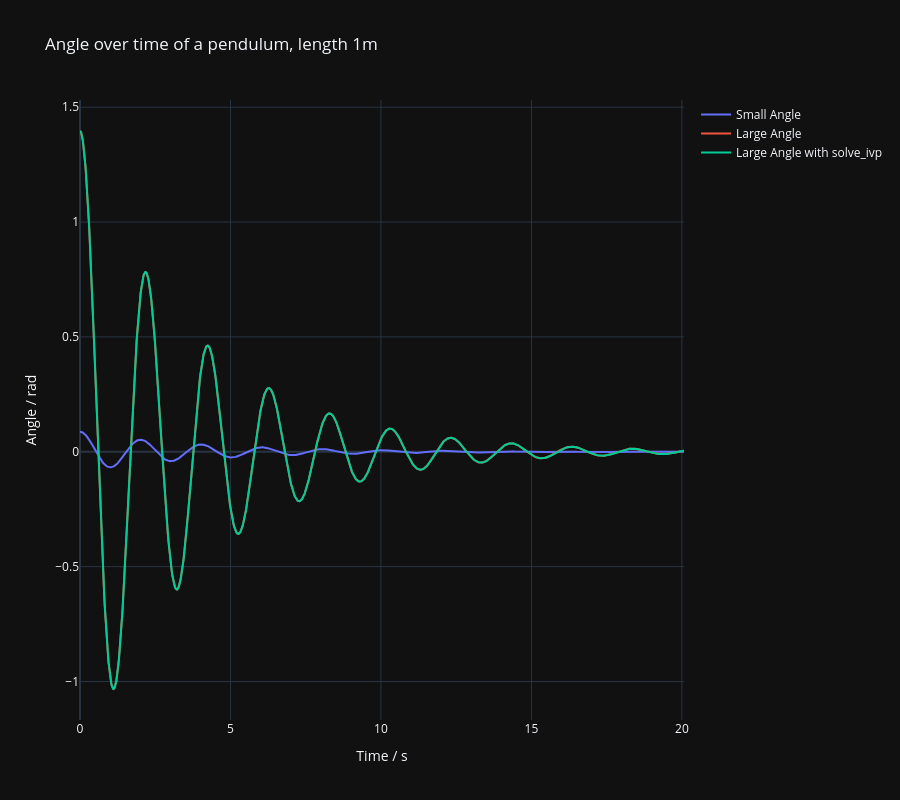

Here is the notebook cell this chart was saved with:
### Markdown cell above
# Plot of Angle vs Time

### Code cell
fig = sp.make_subplots(
    rows=1,
    cols=1, 
)

# Displacement 
fig.add_trace(go.Scatter(x=t, y=angles_small, name="Small Angle"), row=1, col=1)
fig.add_trace(go.Scatter(x=t, y=angles_large, name="Large Angle"), row=1, col=1)
fig.add_trace(go.Scatter(x=solution.t, y=solution.y[0], name="Large Angle with solve_ivp"), row=1, col=1)

fig.update_xaxes(title_text="Time / s", col=1)
fig.update_yaxes(title_text="Angle / rad", col=1, row=1)

fig.update_layout(
    title=f"Angle over time of a pendulum, length {length}m",
    template="plotly_dark",
    height=800
)

fig.show()

### Figure 1 — Plotly figure (JSON) as saved in the notebook; plotly's stock layout.template omitted (floating-point values rounded to 4 significant figures; data arrays with more than 128 entries replaced by an {"elided": "..."} marker saying what was removed)
{"data": [{"name": "Small Angle", "type": "scatter", "x": {"elided": "2008 float values"}, "xaxis": "x", "y": {"elided": "2008 float values"}, "yaxis": "y"}, {"name": "Large Angle", "type": "scatter", "x": {"elided": "2008 float values"}, "xaxis": "x", "y": {"elided": "2008 float values"}, "yaxis": "y"}, {"name": "Large Angle with solve_ivp", "type": "scatter", "x": {"elided": "2009 float values"}, "xaxis": "x", "y": {"elided": "2009 float values"}, "yaxis": "y"}], "layout": {"height": 800, "title": {"text": "Angle over time of a pendulum, length 1m"}, "xaxis": {"anchor": "y", "domain": [0, 1], "title": {"text": "Time / s"}}, "yaxis": {"anchor": "x", "domain": [0, 1], "title": {"text": "Angle / rad"}}}}
